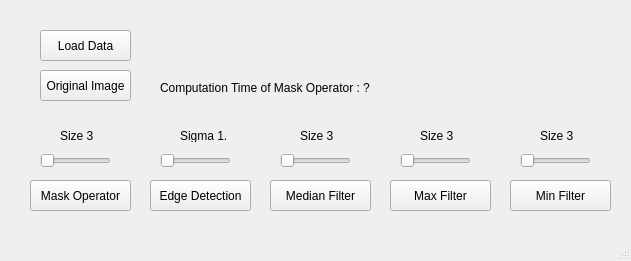
<?xml version="1.0" encoding="UTF-8"?>
<ui version="4.0">
 <class>MainWindow</class>
 <widget class="QMainWindow" name="MainWindow">
  <property name="geometry">
   <rect>
    <x>0</x>
    <y>0</y>
    <width>631</width>
    <height>261</height>
   </rect>
  </property>
  <property name="windowTitle">
   <string>MainWindow</string>
  </property>
  <widget class="QWidget" name="centralwidget">
   <widget class="QPushButton" name="pushButton">
    <property name="geometry">
     <rect>
      <x>40</x>
      <y>30</y>
      <width>91</width>
      <height>31</height>
     </rect>
    </property>
    <property name="text">
     <string>Load Data</string>
    </property>
   </widget>
   <widget class="QPushButton" name="pushButton_2">
    <property name="geometry">
     <rect>
      <x>30</x>
      <y>180</y>
      <width>101</width>
      <height>31</height>
     </rect>
    </property>
    <property name="text">
     <string>Mask Operator</string>
    </property>
   </widget>
   <widget class="QPushButton" name="pushButton_4">
    <property name="geometry">
     <rect>
      <x>270</x>
      <y>180</y>
      <width>101</width>
      <height>31</height>
     </rect>
    </property>
    <property name="text">
     <string>Median Filter</string>
    </property>
   </widget>
   <widget class="QPushButton" name="pushButton_3">
    <property name="geometry">
     <rect>
      <x>150</x>
      <y>180</y>
      <width>101</width>
      <height>31</height>
     </rect>
    </property>
    <property name="text">
     <string>Edge Detection</string>
    </property>
   </widget>
   <widget class="QPushButton" name="pushButton_5">
    <property name="geometry">
     <rect>
      <x>390</x>
      <y>180</y>
      <width>101</width>
      <height>31</height>
     </rect>
    </property>
    <property name="text">
     <string>Max Filter</string>
    </property>
   </widget>
   <widget class="QPushButton" name="pushButton_6">
    <property name="geometry">
     <rect>
      <x>510</x>
      <y>180</y>
      <width>101</width>
      <height>31</height>
     </rect>
    </property>
    <property name="text">
     <string>Min Filter</string>
    </property>
   </widget>
   <widget class="QLabel" name="label">
    <property name="geometry">
     <rect>
      <x>60</x>
      <y>130</y>
      <width>47</width>
      <height>12</height>
     </rect>
    </property>
    <property name="text">
     <string>Size 3</string>
    </property>
   </widget>
   <widget class="QLabel" name="label_2">
    <property name="geometry">
     <rect>
      <x>180</x>
      <y>130</y>
      <width>47</width>
      <height>12</height>
     </rect>
    </property>
    <property name="text">
     <string>Sigma 1.0</string>
    </property>
   </widget>
   <widget class="QLabel" name="label_3">
    <property name="geometry">
     <rect>
      <x>300</x>
      <y>130</y>
      <width>47</width>
      <height>12</height>
     </rect>
    </property>
    <property name="text">
     <string>Size 3</string>
    </property>
   </widget>
   <widget class="QLabel" name="label_4">
    <property name="geometry">
     <rect>
      <x>420</x>
      <y>130</y>
      <width>47</width>
      <height>12</height>
     </rect>
    </property>
    <property name="text">
     <string>Size 3</string>
    </property>
   </widget>
   <widget class="QLabel" name="label_5">
    <property name="geometry">
     <rect>
      <x>540</x>
      <y>130</y>
      <width>47</width>
      <height>12</height>
     </rect>
    </property>
    <property name="text">
     <string>Size 3</string>
    </property>
   </widget>
   <widget class="QPushButton" name="pushButton_7">
    <property name="geometry">
     <rect>
      <x>40</x>
      <y>70</y>
      <width>91</width>
      <height>31</height>
     </rect>
    </property>
    <property name="text">
     <string>Original Image</string>
    </property>
   </widget>
   <widget class="QLabel" name="label_6">
    <property name="geometry">
     <rect>
      <x>170</x>
      <y>30</y>
      <width>431</width>
      <height>31</height>
     </rect>
    </property>
    <property name="text">
     <string/>
    </property>
   </widget>
   <widget class="QSlider" name="horizontalSlider">
    <property name="geometry">
     <rect>
      <x>40</x>
      <y>150</y>
      <width>71</width>
      <height>22</height>
     </rect>
    </property>
    <property name="orientation">
     <enum>Qt::Horizontal</enum>
    </property>
   </widget>
   <widget class="QSlider" name="horizontalSlider_2">
    <property name="geometry">
     <rect>
      <x>160</x>
      <y>150</y>
      <width>71</width>
      <height>22</height>
     </rect>
    </property>
    <property name="orientation">
     <enum>Qt::Horizontal</enum>
    </property>
   </widget>
   <widget class="QSlider" name="horizontalSlider_3">
    <property name="geometry">
     <rect>
      <x>280</x>
      <y>150</y>
      <width>71</width>
      <height>22</height>
     </rect>
    </property>
    <property name="orientation">
     <enum>Qt::Horizontal</enum>
    </property>
   </widget>
   <widget class="QSlider" name="horizontalSlider_4">
    <property name="geometry">
     <rect>
      <x>400</x>
      <y>150</y>
      <width>71</width>
      <height>22</height>
     </rect>
    </property>
    <property name="orientation">
     <enum>Qt::Horizontal</enum>
    </property>
   </widget>
   <widget class="QSlider" name="horizontalSlider_5">
    <property name="geometry">
     <rect>
      <x>520</x>
      <y>150</y>
      <width>71</width>
      <height>22</height>
     </rect>
    </property>
    <property name="orientation">
     <enum>Qt::Horizontal</enum>
    </property>
   </widget>
   <widget class="QLabel" name="label_9">
    <property name="geometry">
     <rect>
      <x>160</x>
      <y>80</y>
      <width>221</width>
      <height>16</height>
     </rect>
    </property>
    <property name="text">
     <string>Computation Time of Mask Operator : ?</string>
    </property>
   </widget>
   <zorder>pushButton_2</zorder>
   <zorder>pushButton</zorder>
   <zorder>pushButton_4</zorder>
   <zorder>pushButton_3</zorder>
   <zorder>pushButton_5</zorder>
   <zorder>pushButton_6</zorder>
   <zorder>label</zorder>
   <zorder>label_2</zorder>
   <zorder>label_3</zorder>
   <zorder>label_4</zorder>
   <zorder>label_5</zorder>
   <zorder>pushButton_7</zorder>
   <zorder>label_6</zorder>
   <zorder>horizontalSlider</zorder>
   <zorder>horizontalSlider_2</zorder>
   <zorder>horizontalSlider_3</zorder>
   <zorder>horizontalSlider_4</zorder>
   <zorder>horizontalSlider_5</zorder>
   <zorder>label_9</zorder>
  </widget>
  <widget class="QMenuBar" name="menubar">
   <property name="geometry">
    <rect>
     <x>0</x>
     <y>0</y>
     <width>631</width>
     <height>21</height>
    </rect>
   </property>
  </widget>
  <widget class="QStatusBar" name="statusbar"/>
 </widget>
 <resources/>
 <connections/>
</ui>
